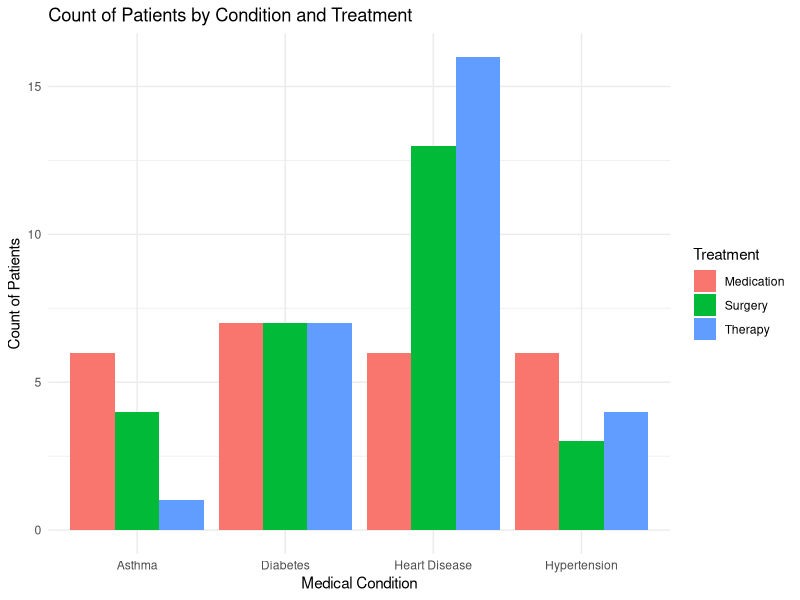

This chart was generated by the following R code:
# 1. Library Imports
library(tidyverse)  # For data manipulation and visualization

# 2. Data Simulation
set.seed(123)
n <- 100  # Number of patients
patient_data <- data.frame(
  PatientID = seq(1, n),
  Age = sample(18:90, n, replace = TRUE),
  Sex = sample(c("Male", "Female"), n, replace = TRUE),
  Condition = sample(c("Heart Disease", "Diabetes", "Hypertension", "Asthma"), n, replace = TRUE),
  Treatment = sample(c("Medication", "Surgery", "Therapy", "None"), n, replace = TRUE)
)

# 3. Data Pre-processing
# Filter out rows with missing or 'None' treatments
filtered_data <- patient_data %>% 
  filter(Treatment != 'None')

# 4. Exploratory Data Analysis (EDA)
# Summary of the filtered data
summary_stats <- summary(filtered_data)

# Count of patients by condition and treatment
condition_treatment_count <- filtered_data %>%
  group_by(Condition, Treatment) %>%
  summarise(Count = n())

# 5. Data Visualization
# Bar chart for the count of patients by condition and treatment
ggplot(condition_treatment_count, aes(x = Condition, y = Count, fill = Treatment)) +
  geom_bar(stat = "identity", position = "dodge") +
  labs(title = "Count of Patients by Condition and Treatment",
       x = "Medical Condition",
       y = "Count of Patients") +
  theme_minimal()
